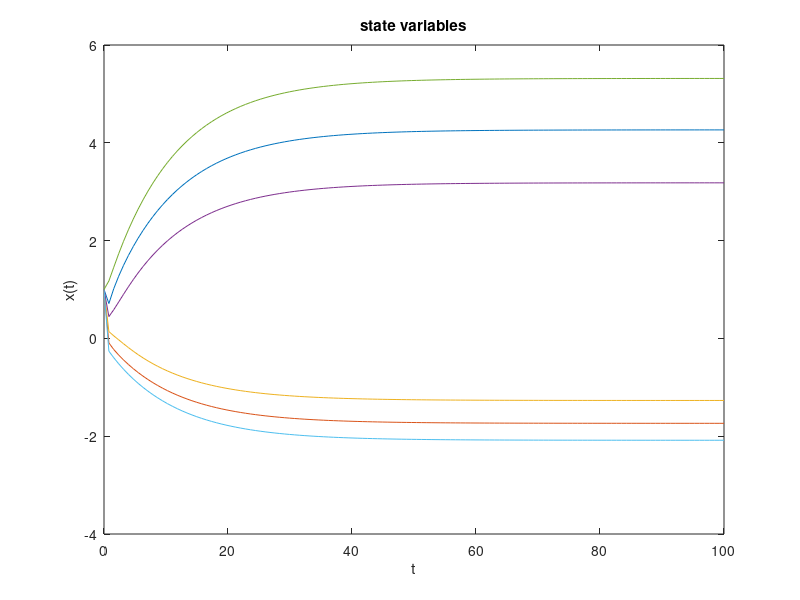

Write the MATLAB code that produced this figure.
#!/usr/bin/octave-cli -q


A=randn(n=6);
A=-A'*A;
b=rand(n,1);
u=1;

f=@(x,t) A*x+b.^2 + u; # x'=f(x,t)
Jx=@(x,t) A;           # df/dx
Jb=@(x,t) diag(b);     # df/db

x0=ones(n,1);
save -text InitialValue.txt x0

X=lsode({f,Jx},x0,t=linspace(0,100,nt=2^7))

plot(t,X);
xlabel("t");
ylabel("x(t)");
title("state variables");
save time.txt t

save trajectory.txt X
fid=fopen("trajectory.double","w");
fwrite(fid,X,"double");
fclose(fid);

save LinearSystem.txt A b f Jx Jb x0

vf=fopen("LinearSystem.vf","w");
fprintf(vf,'<?xml version="1.0" ?>\n');
fprintf(vf,'<VectorField Name="LinearSystem" Description="A*x+b.^2 +u">\n');
for i=1:n
  fprintf(vf,'<Parameter Name="b%i" DefaultValue="%g"/>\n',i,b(i));
endfor
fprintf(vf,'<Parameter Name="u" DefaultValue="%g"/>\n',u);
for i=1:n
  for j=i:n
    fprintf(vf,'<Parameter Name="a%i%i" DefaultValue="%g"/>\n',i,j,A(i,j));
  endfor
endfor
for i=1:n
  fprintf(vf,'<StateVariable Name="x%i" DefaultInitialCondition="%g" Formula="',i,x0(i));
  for j=1:n
    fprintf(vf,'%sa%i%i*x%i',merge(j==1,"","+"),min(i,j),max(i,j),j);
  endfor
  fprintf(vf,'"/>\n');
endfor
fprintf(vf,'</VectorField>\n');
fclose(vf);



